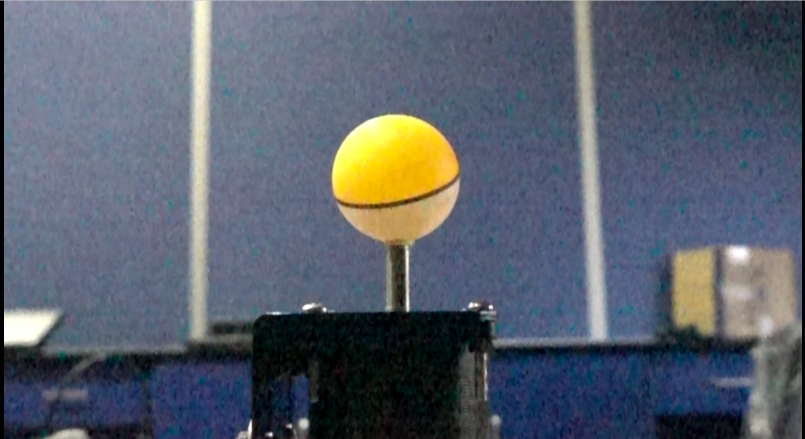
//> input picture Selection_001.png, 1610 x 878 px (shown at 1/2 size)
$ ./main ../Selection_001.png ../Selection_002.png   (built with g++ and OpenCV 4)
//> lines starting //> are read from the running program, lines starting //| are printed output that depends on the picture
#include <stdio.h>
#include <iostream>
#include "opencv2/core.hpp"
#include "opencv2/features2d.hpp"
#include "opencv2/xfeatures2d.hpp"
#include "opencv2/highgui.hpp"

using namespace cv;
using namespace cv::xfeatures2d;

void readme();

/** @function main */
int main( int argc, char** argv )
{
    if( argc != 3 )
    { readme(); return -1; }

    Mat img_1 = imread( argv[1], IMREAD_GRAYSCALE );
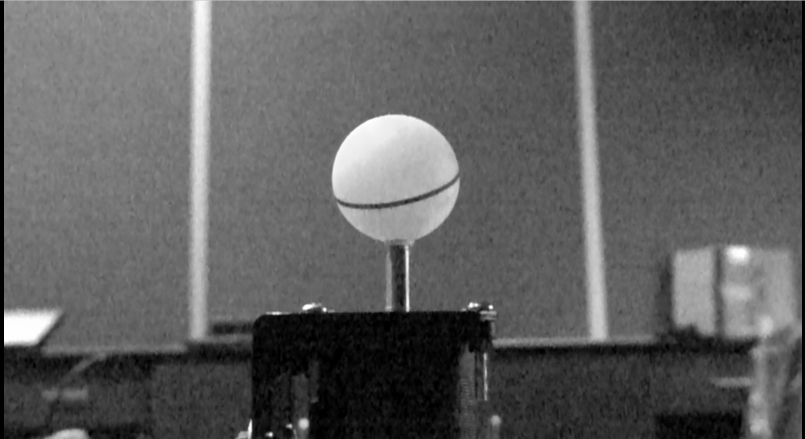
//> img_1: 878 rows x 1610 cols, CV_8UC1 (shown at 1/2 size); min 0, max 255, mean 94.1
    Mat img_2 = imread( argv[2], IMREAD_GRAYSCALE );
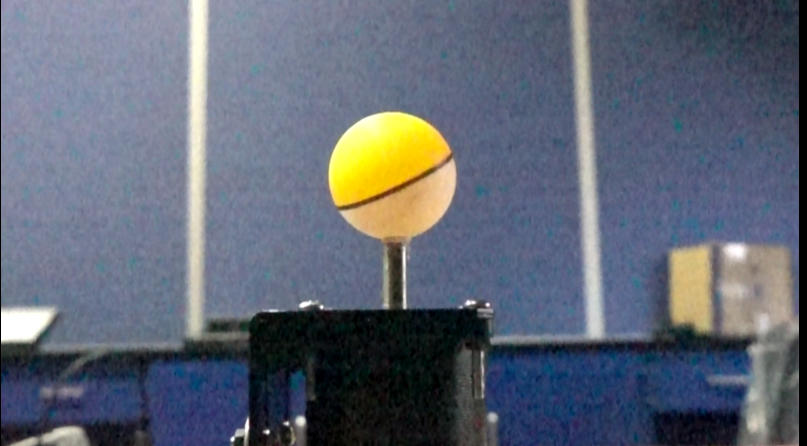
//> input picture Selection_002.png, 1614 x 892 px (shown at 1/2 size)
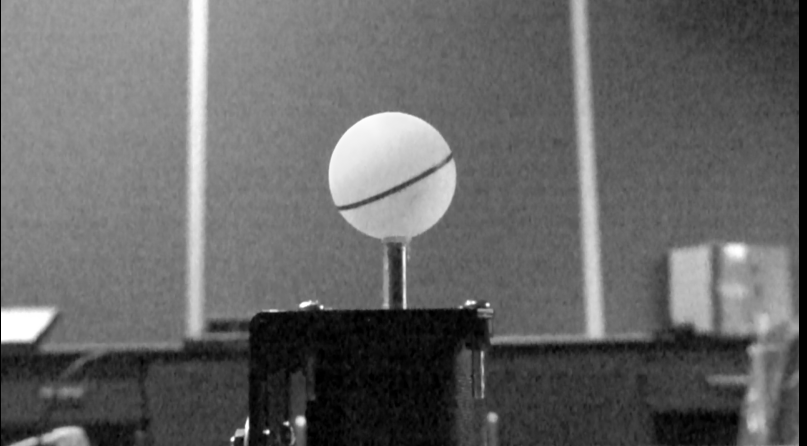
//> img_2: 892 rows x 1614 cols, CV_8UC1 (shown at 1/2 size); min 0, max 255, mean 101.5

    if( !img_1.data || !img_2.data )
    { std::cout<< " --(!) Error reading images " << std::endl; return -1; }

    //-- Step 1: Detect the keypoints using SURF Detector
    int minHessian = 400;

//> (the run ends here: the program stops with an error, at `Ptr<SURF> detector = SURF::create( minHessian );`)
